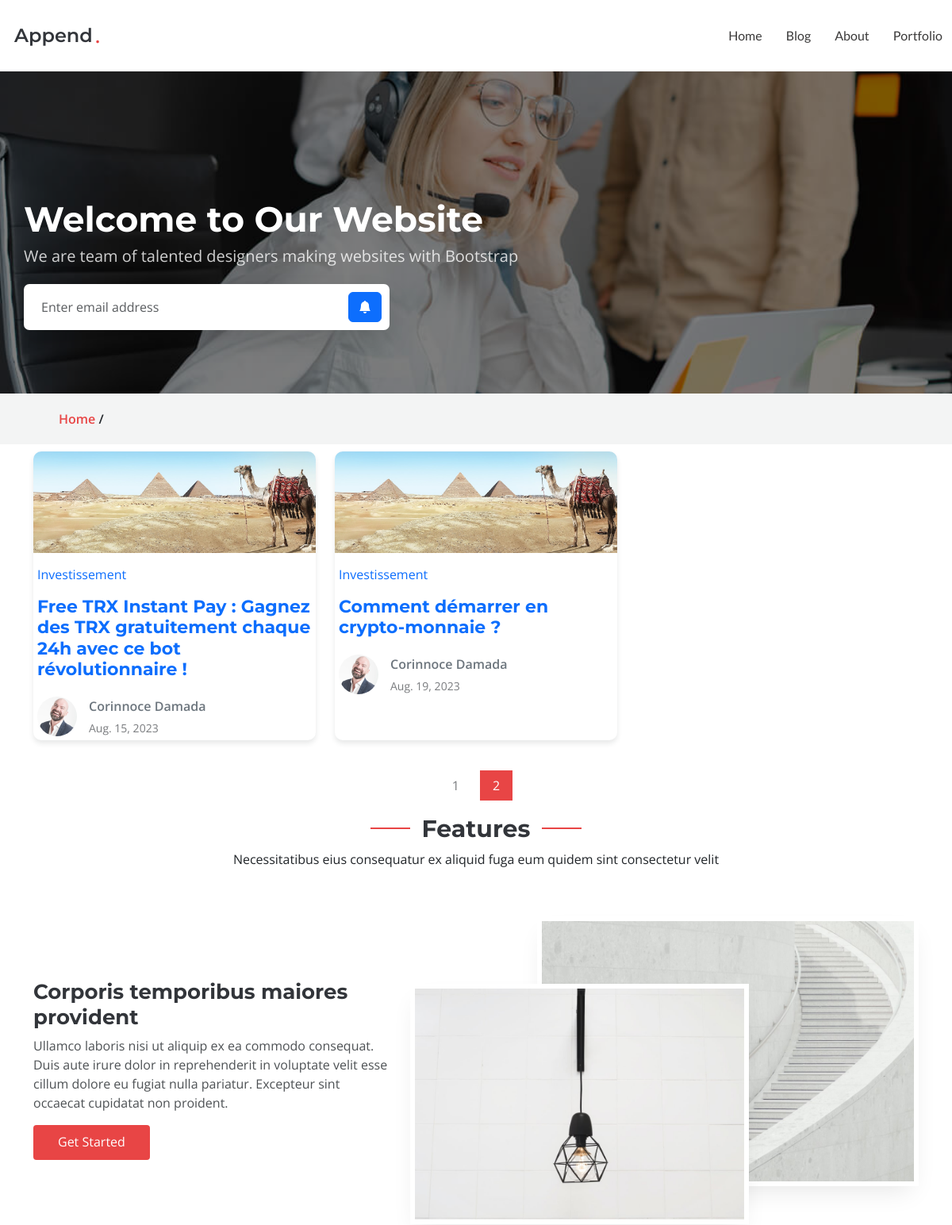
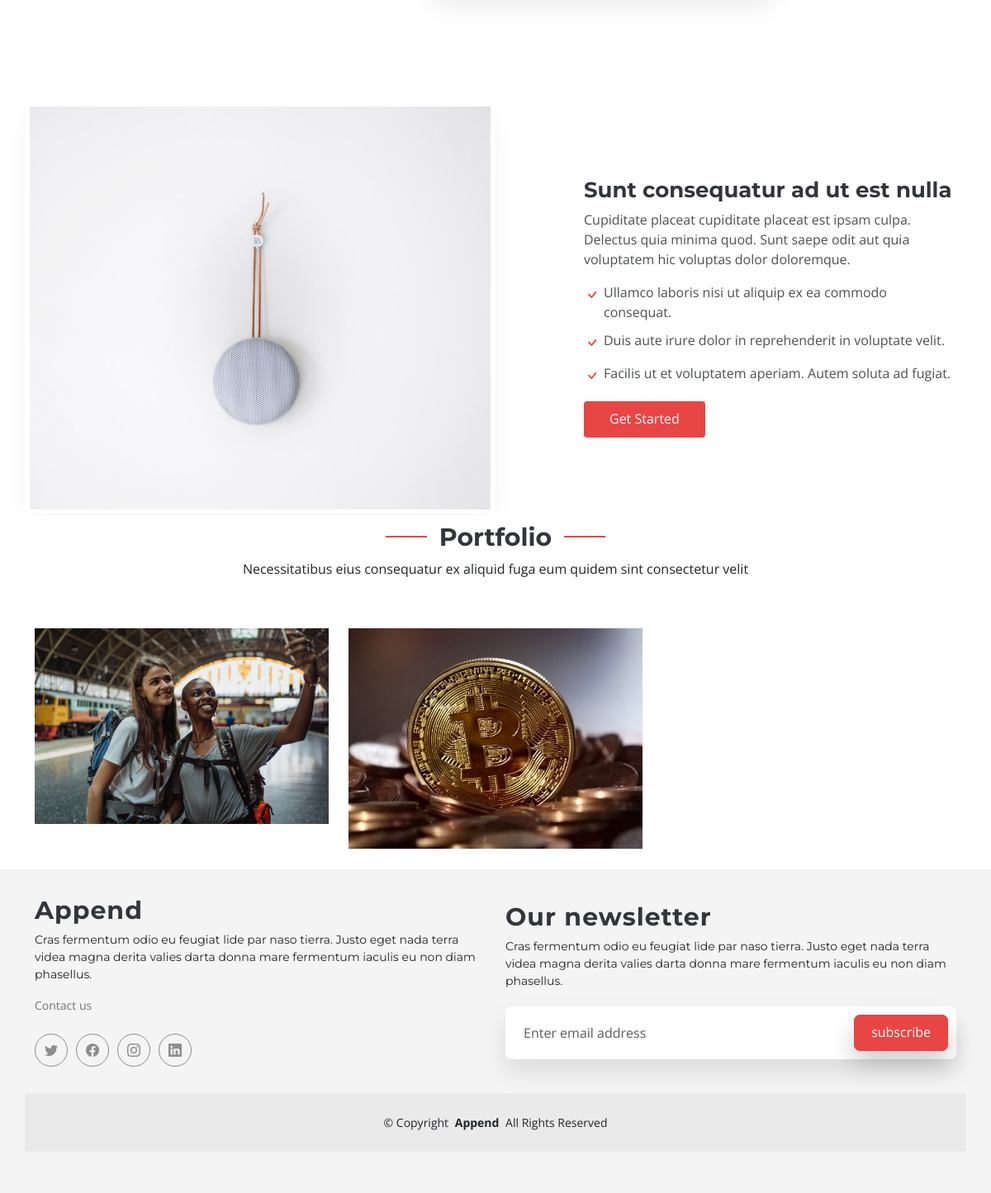
Screenshot of /?page=2 with the database file from the repository (2 pictures, top to bottom).
### article/models.py (models this page shows, shortened)
class Article(models.Model):
    title = models.CharField(max_length=300)
    category = models.ForeignKey(Category, on_delete=models.CASCADE)
    picture = models.ImageField(upload_to='images/articles/',blank=True, null=True)
    cloudpicture = models.CharField(max_length=3000,blank=True)
    description = models.TextField(blank=True, null=True)
    slug = models.SlugField(max_length=1000,blank=True, null=True)
    author = models.ForeignKey(Author,on_delete=models.CASCADE)
    created_at = models.DateTimeField(auto_now=True)
    sendmail = models.BooleanField(default=True)
    published = models.BooleanField(default=False)
    created_at = models.DateField(auto_now=True, auto_now_add=False)

class Category(models.Model):
    name = models.CharField(max_length=254)
    picture = models.ImageField(upload_to='images/categories/',blank=True, null=True)
    cloudpicture = models.CharField(max_length=3000,blank=True)
    slug = models.SlugField(max_length=1000,blank=True, null=True)

class Author(models.Model):
    name = models.CharField(max_length=500)
    picture = models.ImageField(upload_to='images/authors/',blank=True, null=True)
    cloudpicture = models.CharField(max_length=10000,null=True,blank=True)
    description = models.TextField(blank=True)
    facebook = models.CharField(max_length=50000, blank=True, null=True)
    twitter = models.CharField(max_length=50000, blank=True, null=True)
    whatsapp = models.CharField(max_length=50000, blank=True, null=True)

### article/views.py (the view)
# urls.py: path('',index,name="index"),
def index(request):
    context={}
    articles = Article.objects.filter(published=True)
    context['portfolio'] = Article.objects.filter(published=True,picture__isnull=False).order_by('-created_at')[:4]
    context['articles'] = paginate(request,articles,3)
    return render(request,'index.html',context)

### article/models.py (called while the page is built)
def paginate(request,objects,nbre):
    paginator = Paginator(objects,nbre)
    page = request.GET.get('page')
    return paginator.get_page(page)

### templates/index.html (shortened to what this page needs)
{% extends 'base.html' %}
{% load static %}
{% block hero %}
  <section id="hero" class="hero">
      <img src="{% static 'assets/img/services.jpg' %}" class="img-fluid" alt="" data-aos="fade-in">
      <div class="container">
        <div class="row">
          <div class="col-lg-10">
            <h2 data-aos="fade-up" data-aos-delay="100">Welcome to Our Website</h2>
            <p data-aos="fade-up" data-aos-delay="200">We are team of talented designers making websites with Bootstrap</p>
          </div>
          <div class="col-lg-5">
            <form action="{% url 'subscribe' %}" method="POST" class="sign-up-form d-flex" data-aos="fade-up" data-aos-delay="100">
                <input type="text" name="email" class="form-control" placeholder="Enter email address">
                <button  class="btn btn-primary"><i class="bi bi-bell-fill"></i></button>
            </form>
        </div>
      </div>
      </div>
  </section>
{% endblock hero %}
{% block content %}
    <div data-aos="fade" class="page-title mb-2">
        <nav class="breadcrumbs">
            <div class="container">
                <ol>
                    <li><a href="#">Home </a>/</li>
                </ol>
            </div>
        </nav>
    </div>
    {% include 'inc/blog.html' %}
    <section id="about" class="features mb-2">
        <div class="container section-title" data-aos="fade-up">
            <h2>Features</h2>
            <p>Necessitatibus eius consequatur ex aliquid fuga eum quidem sint consectetur velit</p>
        </div>
        <div class="container">
            <div class="row gy-4 align-items-center features-item">
                <div class="col-lg-5 order-2 order-lg-1" data-aos="fade-up" data-aos-delay="200">
                    <h3>Corporis temporibus maiores provident</h3>
                    <p>
                    Ullamco laboris nisi ut aliquip ex ea commodo consequat. Duis aute irure dolor in reprehenderit in voluptate
                    velit esse cillum dolore eu fugiat nulla pariatur. Excepteur sint occaecat cupidatat non proident.
                    </p>
                    <a href="#" class="btn btn-get-started">Get Started</a>
                </div>
                <div class="col-lg-7 order-1 order-lg-2 d-flex align-items-center" data-aos="zoom-out" data-aos-delay="100">
                    <div class="image-stack">
                        <img src="{% static 'assets/img/features-light-1.jpg' %}" alt="" class="stack-front">
                        <img src="{% static 'assets/img/features-light-2.jpg' %}" alt="" class="stack-back">
                    </div>
                </div>
            </div>
            <div class="row gy-4 align-items-stretch justify-content-between features-item ">
                <div class="col-lg-6 d-flex align-items-center features-img-bg" data-aos="zoom-out">
                    <img src="{% static 'assets/img/features-light-3.jpg' %}" class="img-fluid" alt="">
                </div>
                <div class="col-lg-5 d-flex justify-content-center flex-column" data-aos="fade-up">
                    <h3>Sunt consequatur ad ut est nulla</h3>
                    <p>Cupiditate placeat cupiditate placeat est ipsam culpa. Delectus quia minima quod. Sunt saepe odit aut quia voluptatem hic voluptas dolor doloremque.</p>
                    <ul>
                        <li><i class="bi bi-check"></i> <span>Ullamco laboris nisi ut aliquip ex ea commodo consequat.</span></li>
                        <li><i class="bi bi-check"></i><span> Duis aute irure dolor in reprehenderit in voluptate velit.</span></li>
                        <li><i class="bi bi-check"></i> <span>Facilis ut et voluptatem aperiam. Autem soluta ad fugiat</span>.</li>
                    </ul>
                    <a href="#" class="btn btn-get-started align-self-start">Get Started</a>
                </div>
            </div>
        </div>
    </section>
    <section id="portfolio" class=" mb-4 portfolio">
        <div class="container section-title" data-aos="fade-up">
          <h2>Portfolio</h2>
          <p>Necessitatibus eius consequatur ex aliquid fuga eum quidem sint consectetur velit</p>
        </div>
        <div class="container">
          <div class="isotope-layout" data-default-filter="*" data-layout="masonry" data-sort="original-order">
            <div class="row gy-4 isotope-container" data-aos="fade-up" data-aos-delay="200">
               {% for folio in portfolio %}
                {% if folio.picture %}
                  <div class="col-md-4 portfolio-item isotope-item filter-app">
                    <img src="{{folio.picture.url}}" class="img-fluid" alt="">
                  </div>
                  {% endif %}
              {% endfor %}
            </div>
          </div>
        </div>
    </section>
{% endblock content %}

### templates/inc/blog.html (shortened to what this page needs)
{% load static %}
    <section id="blog" class="blog mb-2">
        <div class="container" data-aos="fade-up" data-aos-delay="100">
            <div class="row gy-4 posts-list">
                {% for article in articles %}
                    <div class="col-xl-4 mb-2 col-lg-6">
                        <article>
                          <a href="{% url 'detail' article.slug %}">
                          <div class="post-img">
                              {% if article.picture %}
                                <img src="{{article.picture.url}}" alt="" class="img-fluid">
                              {% elif article.cloudpicture %}
                                <img src="{{article.cloudpicture}}" alt="" class="img-fluid">
                              {% elif article.category.picture.url %}
                                <img src="{{article.category.picture.url}}" alt="" class="img-fluid">
                              {% else %}
                                <img src="{{article.category.cloudpicture}}" alt="" class="img-fluid">
                              {% endif %}
                          </div>
                          <p class=" text-primary ">{{article.category.name}}</p>
                          <h2 class="title  text-primary ">
                              {{article.title}}
                          </h2>
                          <div class="d-flex align-items-center">
                            {% if article.author.cloudpicture %}
                              <img src="{{article.author.cloudpicture}}" alt="" class="img-fluid post-author-img flex-shrink-0">
                            {% elif article.author.picture.url %}
                              <img src="{{article.author.picture.url}}" alt="" class="img-fluid post-author-img flex-shrink-0">
                            {% else %}
                              <img src="{% static 'assets/img/blog/blog-author.jpg' %}" alt="" class="img-fluid post-author-img flex-shrink-0">
                            {% endif %}
                              <div class="post-meta">
                              <p class="post-author text-secondary">{{article.author.name}}</p>
                              <p class="post-date">
                                  <time datetime="2022-01-01">{{article.created_at}}</time>
                              </p>
                              </div>
                          </div>
                          </a>
                        </article>
                    </div>
                {% endfor %}
            </div>
            <div class="pagination mb-2 d-flex justify-content-center">
            <ul>
              {% if articles.has_previous %}
                <li><a href="?page={{articles.previous_page_number}}">{{articles.previous_page_number}}</a></li>
              {% endif %}
                <li class="active"><a href="#">{{articles.number}}</a></li>
            </ul>
            </div>
        </div>
    </section>

### rows the page displays
Article: category.picture (picture), category.name "Investissement", title "Free TRX Instant Pay : Gagnez des TRX gratuitement chaque 24h avec ce bot révolutionnaire !", author.picture (picture), author.name "Corinnoce Damada", created_at "Aug. 15, 2023"
Article: category.picture (picture), category.name "Investissement", title "Comment démarrer en crypto-monnaie ?", author.picture (picture), author.name "Corinnoce Damada", created_at "Aug. 19, 2023"
Article: picture (picture)
Article: picture (picture)

### other values shown
{{ articles.previous_page_number }} "1"
{{ articles.number }} "2"
